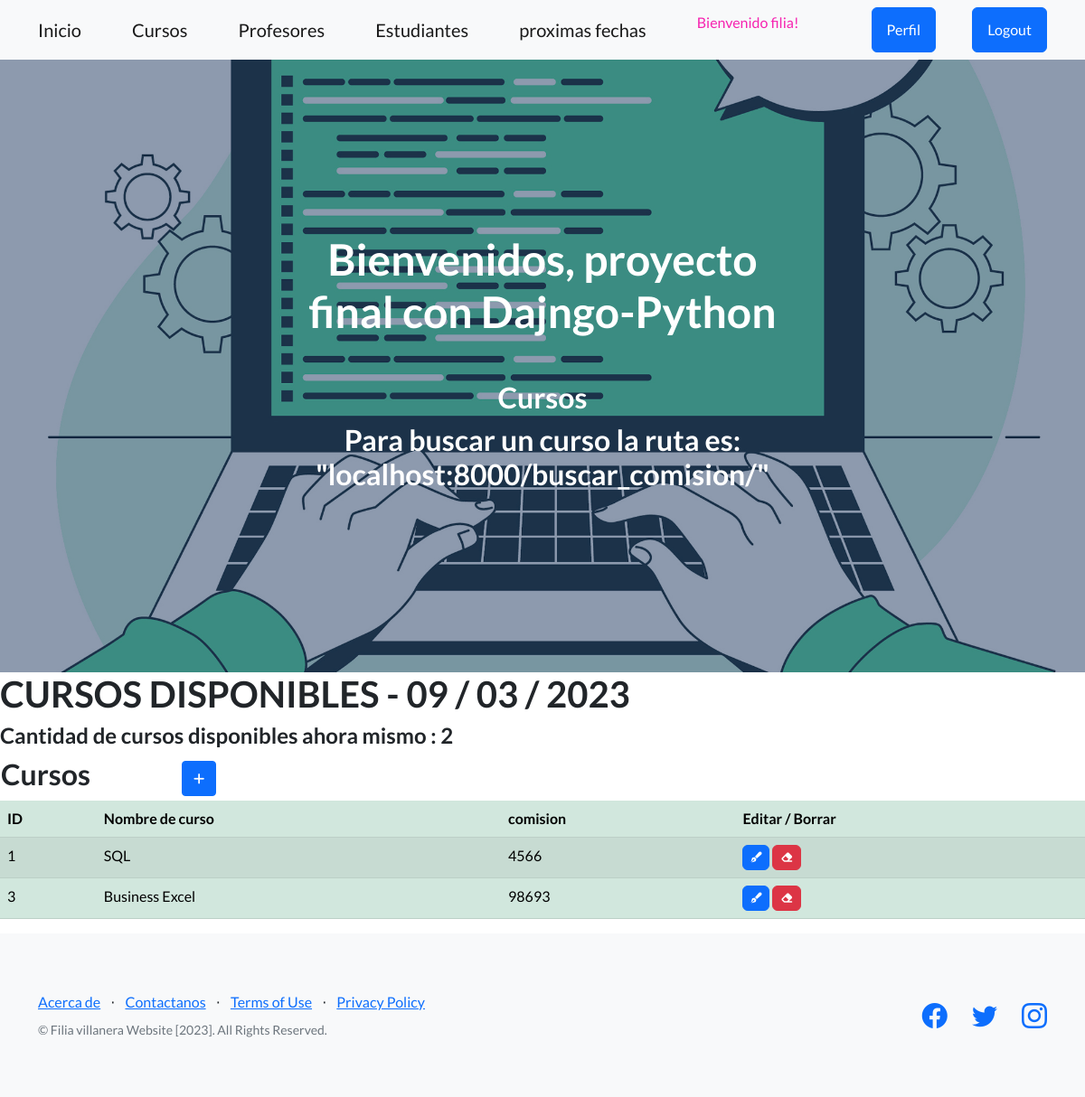
Page /cursos/ (signed in) on the committed database.
### app1/models.py (models this page shows, shortened)
class Curso (LoginRequiredMixin, models.Model):
    nombre = models.CharField(max_length=50)
    comision  = models.IntegerField()

### app1/views.py (the view)
# urls.py: path('cursos/', cursos, name="cursos" ),
@login_required
def cursos (request):
    contexto = {"cursos": Curso.objects.all(), 'titulo': 'Cursos disponibles', 'comisiones':['comision 1', 'comision 2', 'comision 3']}
    return render(request, "aplicacion/cursos.html", contexto)

### app1/templates/aplicacion/cursos.html
{% extends 'aplicacion/base.html' %}
{% load static %}
{% block encabezado %}
    Cursos
    <h2>   Para buscar un curso la ruta es: "localhost:8000/buscar_comision/"</h2>
{% endblock encabezado %}
{% block contenido %}
<h1> {{ titulo|upper }} - {% now 'm / d / Y' %} </h1>
<h4>Cantidad de cursos disponibles ahora mismo : {{cursos|length}}</h4>
<table>
    <tr>
        <td width="200"><h2>Cursos</h2></td>
        <td>
            <a
            href="{%   url 'build_curso'   %}"
            class="btn btn-primary btn-sm"
            ><i class="fa-solid fa-plus"></i>
            </a>
        </td>
    </tr>
</table>
<table class="table table-success table-striped">
    <thead>
        <tr>
            <th>ID</th>
            <th>Nombre de curso</th>
            <th>comision</th>
            <th>Editar / Borrar</th>
        </tr>
    </thead>
    <tbody>
{% for c in cursos  %}
        <tr>
            <td>{{ c.id  }}</td>
            <td>{{ c.nombre }}</td>
            <td>{{ c.comision }}</td>
            <td>
                <a
                  href="{% url 'upd_curso' c.id  %}"
                  class="btn btn-primary"
                  style="--bs-btn-padding-y: .25rem; --bs-btn-padding-x: .5rem; --bs-btn-font-size: .75rem;"
                  ><i class="fa-solid fa-pen-fancy"></i>
                </a>
                <a
                  href="{% url 'del_curso'  c.id   %}"
                  class="btn btn-danger"
                  style="--bs-btn-padding-y: .25rem; --bs-btn-padding-x: .5rem; --bs-btn-font-size: .75rem;"
                  ><i class="fa-solid fa-eraser"></i>
                </a>
              </td>
        </tr>
{% endfor %}
    </tbody>
</table>
{% endblock contenido %}

### app1/templates/aplicacion/base.html (shortened to what this page needs)
<!DOCTYPE html>
<html lang="en">
    <head>
        {% load static %}
        <link href="https://cdn.jsdelivr.net/npm/bootstrap-icons@1.5.0/font/bootstrap-icons.css" rel="stylesheet" type="text/css" />
        <link href="{% static 'aplicacion/css/styles.css' %}" rel="stylesheet" />
        <link rel="stylesheet" href="https://cdnjs.cloudflare.com/ajax/libs/font-awesome/6.4.0/css/all.min.css">
    </head>
    <body>
        <nav class="navbar navbar-light bg-light static-top">
            <div class="container">
                <a class="navbar-brand" href="{% url 'home' %}">Inicio</a>
                {% if user.is_authenticated %}
                    <a class="navbar-brand" href="{% url 'cursos' %}">Cursos</a>
                    <a class="navbar-brand" href="{% url 'profesores' %}">Profesores</a>
                    <a class="navbar-brand" href="{% url 'estudiantes' %}">Estudiantes</a>
                    <a class="navbar-brand" href="{% url 'fechas_proximas' %}">proximas fechas</a>
                    <p style="color:rgb(246, 35, 176)">Bienvenido {{user.username}}!</p>
                    <a class="btn btn-primary" href="{% url 'editarperfil' %}">Perfil</a>
                    <a class="btn btn-primary" href="{% url 'logout' %}">Logout</a>
                {% else %}
                    <a class="btn btn-success" href="{% url 'registro'    %}">Registro</a>
                    <a class="btn btn-primary" href="{% url 'login' %}">Login</a>
                {% endif %}
            </div>
        </nav>
        <header class="masthead">
            <div class="container position-relative">
                <div class="row justify-content-center">
                    <div class="col-xl-6">
                        <div class="text-center text-white">
                            <h1 class="mb-5">Bienvenidos, proyecto final con Dajngo-Python</h1>
                            <h2>
                            {% block encabezado %}
                            {% endblock encabezado %}
                                </h2>
                        </div>
                    </div>
                </div>
            </div>
        </header>
        {% block contenido %}
        {% endblock contenido %}
        <footer class="footer bg-light">
            <div class="container">
                <div class="row">
                    <div class="col-lg-6 h-100 text-center text-lg-start my-auto">
                        <ul class="list-inline mb-2">
                            <li class="list-inline-item"><a href="#!">Acerca de</a></li>
                            <li class="list-inline-item">⋅</li>
                            <li class="list-inline-item"><a href="#!">Contactanos</a></li>
                            <li class="list-inline-item">⋅</li>
                            <li class="list-inline-item"><a href="#!">Terms of Use</a></li>
                            <li class="list-inline-item">⋅</li>
                            <li class="list-inline-item"><a href="#!">Privacy Policy</a></li>
                        </ul>
                        <p class="text-muted small mb-4 mb-lg-0">&copy; Filia villanera Website [2023]. All Rights Reserved.</p>
                    </div>
                    <div class="col-lg-6 h-100 text-center text-lg-end my-auto">
                        <ul class="list-inline mb-0">
                            <li class="list-inline-item me-4">
                                <a href="#!"><i class="bi-facebook fs-3"></i></a>
                            </li>
                            <li class="list-inline-item me-4">
                                <a href="#!"><i class="bi-twitter fs-3"></i></a>
                            </li>
                            <li class="list-inline-item">
                                <a href="#!"><i class="bi-instagram fs-3"></i></a>
                            </li>
                        </ul>
                    </div>
                </div>
            </div>
        </footer>
    </body>
</html>

### rows in the picture
Curso: id "1", nombre "SQL", comision "4566"
Curso: id "3", nombre "Business Excel", comision "98693"

### other values in the picture
{{ user.username }} "filia"
{{ titulo|upper }} "CURSOS DISPONIBLES"
{{ cursos|length }} "2"
